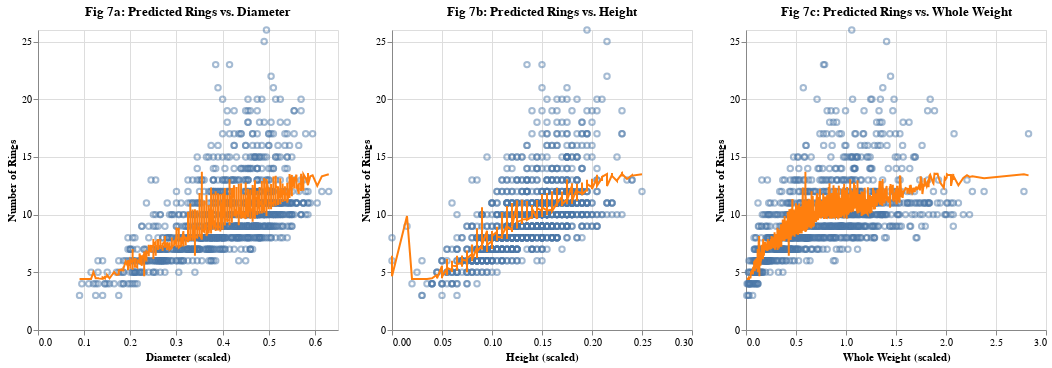

Notebook cell for this chart:
### Code cell
rings_v_diameter = alt.Chart(abalone_predictions).mark_point(opacity=0.5).encode(
    x = alt.X("diameter").title("Diameter (scaled)"),
    y = alt.Y("rings").title("Number of Rings")
)

#filtered out an extreme outlier in terms of height (double the next greatest value)
rings_v_height = alt.Chart(abalone_predictions[(abalone_predictions["height"] < 0.3)]).mark_point(opacity=0.5).encode(
    x = alt.X("height").title("Height (scaled)").scale(domain=[0, 0.3]),
    y = alt.Y("rings").title("Number of Rings")
)

rings_v_weight = alt.Chart(abalone_predictions).mark_point(opacity=0.5).encode(
    x = alt.X("weight_whole").title("Whole Weight (scaled)"),
    y = alt.Y("rings").title("Number of Rings")
)

pred_rings_v_diameter = rings_v_diameter + alt.Chart(abalone_predictions, title="Fig 7a: Predicted Rings vs. Diameter").mark_line(
    color="#ff7f0e"
).encode(
    x="diameter",
    y="predicted_rings"
)

pred_rings_v_height = rings_v_height + alt.Chart(abalone_predictions[(abalone_predictions["height"] < 0.3)], title="Fig 7b: Predicted Rings vs. Height").mark_line(
    color="#ff7f0e"
).encode(
    x="height",
    y="predicted_rings"
)

pred_rings_v_weight = rings_v_weight + alt.Chart(abalone_predictions, title="Fig 7c: Predicted Rings vs. Whole Weight").mark_line(
    color="#ff7f0e"
).encode(
    x="weight_whole",
    y="predicted_rings"
)

pred_rings_v_diameter | pred_rings_v_height | pred_rings_v_weight

### Figure 1 — Vega-Lite specification as saved in the notebook (floating-point values rounded to 4 significant figures; data arrays with more than 128 entries replaced by an {"elided": "..."} marker saying what was removed)
{"config": {"view": {"continuousWidth": 300, "continuousHeight": 300}}, "hconcat": [{"layer": [{"mark": {"type": "point", "opacity": 0.5}, "encoding": {"x": {"field": "diameter", "title": "Diameter (scaled)", "type": "quantitative"}, "y": {"field": "rings", "title": "Number of Rings", "type": "quantitative"}}}, {"mark": {"type": "line", "color": "#ff7f0e"}, "encoding": {"x": {"field": "diameter", "type": "quantitative"}, "y": {"field": "predicted_rings", "type": "quantitative"}}, "title": "Fig 7a: Predicted Rings vs. Diameter"}], "data": {"name": "data-ae5ebf2a6c43d2894e15c5c7154e330f"}}, {"layer": [{"data": {"name": "data-6cd6dabe23de53e4d58924329fc73cc4"}, "mark": {"type": "point", "opacity": 0.5}, "encoding": {"x": {"field": "height", "scale": {"domain": [0, 0.3]}, "title": "Height (scaled)", "type": "quantitative"}, "y": {"field": "rings", "title": "Number of Rings", "type": "quantitative"}}}, {"data": {"name": "data-6cd6dabe23de53e4d58924329fc73cc4"}, "mark": {"type": "line", "color": "#ff7f0e"}, "encoding": {"x": {"field": "height", "type": "quantitative"}, "y": {"field": "predicted_rings", "type": "quantitative"}}, "title": "Fig 7b: Predicted Rings vs. Height"}]}, {"layer": [{"mark": {"type": "point", "opacity": 0.5}, "encoding": {"x": {"field": "weight_whole", "title": "Whole Weight (scaled)", "type": "quantitative"}, "y": {"field": "rings", "title": "Number of Rings", "type": "quantitative"}}}, {"mark": {"type": "line", "color": "#ff7f0e"}, "encoding": {"x": {"field": "weight_whole", "type": "quantitative"}, "y": {"field": "predicted_rings", "type": "quantitative"}}, "title": "Fig 7c: Predicted Rings vs. Whole Weight"}], "data": {"name": "data-ae5ebf2a6c43d2894e15c5c7154e330f"}}], "$schema": "https://vega.github.io/schema/vega-lite/v5.16.3.json", "datasets": {"data-ae5ebf2a6c43d2894e15c5c7154e330f": {"elided": "1045 records"}, "data-6cd6dabe23de53e4d58924329fc73cc4": {"elided": "1044 records"}}}
